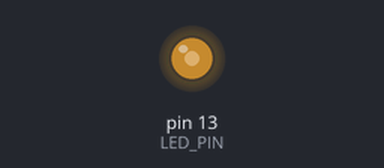
Recording of a sketch running on a simulated Arduino Uno, built with avr-gcc and run on an emulated ATmega328P. Parts: output pins drawn as LEDs (lit = HIGH). What the sketch prints to the serial monitor is not drawn.

Above: at 0.1 s.
Timing chart, 0 to 1.6 s (numbered marks = the images above):
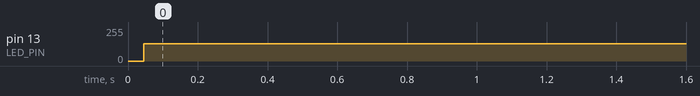

Measured:
- by itself, pin 13 (LED_PIN): 0/255 → 128/255 at 0.04 s

The sketch:

led_rolling_shutter.ino
```cpp
/*
 ****************************************************************************
 *
 * led_rolling_shutter.ino
 *
 * Toggles built-in LED on ELEGOO UNO R3 Board ATmega328 board, which
 * currently sells for $17 at https://www.amazon.com/dp/B01EWOE0UU. This
 * code is based the idea and logic written by a1ex at Magic Lantern, which
 * can be accessed at https://www.magiclantern.fm/forum/index.php?topic=23040
 */

#include <stdarg.h>

//
// Define USE_DIGITAL_WRITE to use the library function when setting
// the LED state, otherwise we directly access the GPIO line via
// the registers. The former is more portable while the latter
// is much faster
//
//#define USE_DIGITAL_WRITE

#define LED_HZ                (500)  // ex: 500 Hz = 1,000 LED power toggles per second
#define LED_TOGGLES_PER_SEC   (LED_HZ * 2)

#define CLK_BASE              (16000000)      // 16 Mhz
#define CLK_DIV               (8)
#define OCR1A_VAL_FOR_LED_HZ  (CLK_BASE / CLK_DIV / LED_TOGGLES_PER_SEC)
#if OCR1A_VAL_FOR_LED_HZ > 65535
#error Invalid OCR1A_VAL_FOR_LED_HZ
#endif

#define LED_PIN               (LED_BUILTIN)
#define LED_PIN_PORT          (PORTB)         // LED is on GPIO PIN 13. PORTA = pins 0..7, PORTB = pins 8..15
#define LED_PIN_PORT_BIT_MASK (0x20)          // GPIO PIN 13 is bit 5 on PORTB, which is data port for pins 8..15

int ledState = 0;

void serialPrintf(const char *fmt, ...) {
  char buff[80];
  va_list arg_ptr;
  va_start(arg_ptr, fmt);
  vsnprintf(buff, sizeof(buff), fmt, arg_ptr);
  va_end(arg_ptr);
  Serial.write(buff);
}

void setup() {

  Serial.begin(115200);
  serialPrintf("Starting...%d Hz (%d toggles/sec)\n", LED_HZ, LED_TOGGLES_PER_SEC);

  pinMode(LED_PIN, OUTPUT);
  TCCR1A = 0;
  TCCR1B = (1 << WGM12) | (1 << CS11); /* CTC, clock / 8 */
  TIMSK1 = (1 << OCIE1A);              /* output compare interrupt */
  OCR1A = OCR1A_VAL_FOR_LED_HZ - 1;    /* 10000 = 100 Hz, 5000 = 200 Hz, 2000 = 500 Hz and so on */
}

void loop() {
  /* nothing to do */
}

ISR(TIMER1_COMPA_vect) {
  /* toggle LED state */
  ledState = !ledState;
#if defined(USE_DIGITAL_WRITE)
  digitalWrite(LED_PIN, ledState);
#else
  if (ledState)
    LED_PIN_PORT |= LED_PIN_PORT_BIT_MASK;
  else
    LED_PIN_PORT &= ~LED_PIN_PORT_BIT_MASK;
#endif
}
```
